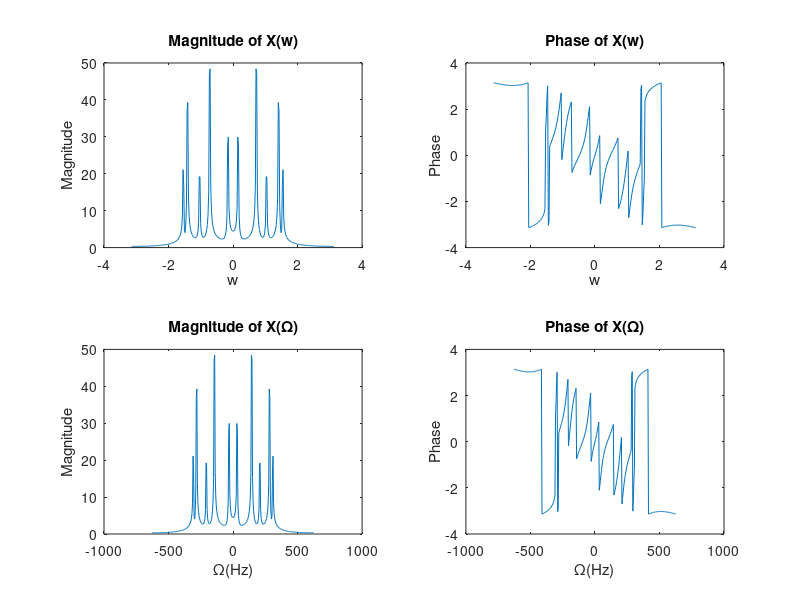

Here is the MATLAB script that generated this plot:
load signal
X = fft(x,300);
X = fftshift(X)
w = fftshift((0:299)/300*2*pi);
w(1:150) = w(1:150) - 2*pi
subplot(2,2,1)
plot(w,abs(X))
title('Magnitude of X(w)')
xlabel('w')
ylabel('Magnitude')
subplot(2,2,2)
plot(w,angle(X))
title('Phase of X(w)')
xlabel('w')
ylabel('Phase')
Omega = 200*w;
subplot(2,2,3)
plot(Omega,abs(X))
title('Magnitude of X(Ω)')
xlabel('Ω(Hz)')
ylabel('Magnitude')
subplot(2,2,4)
plot(Omega,angle(X))
title('Phase of X(Ω)')
xlabel('Ω(Hz)')
ylabel('Phase')

